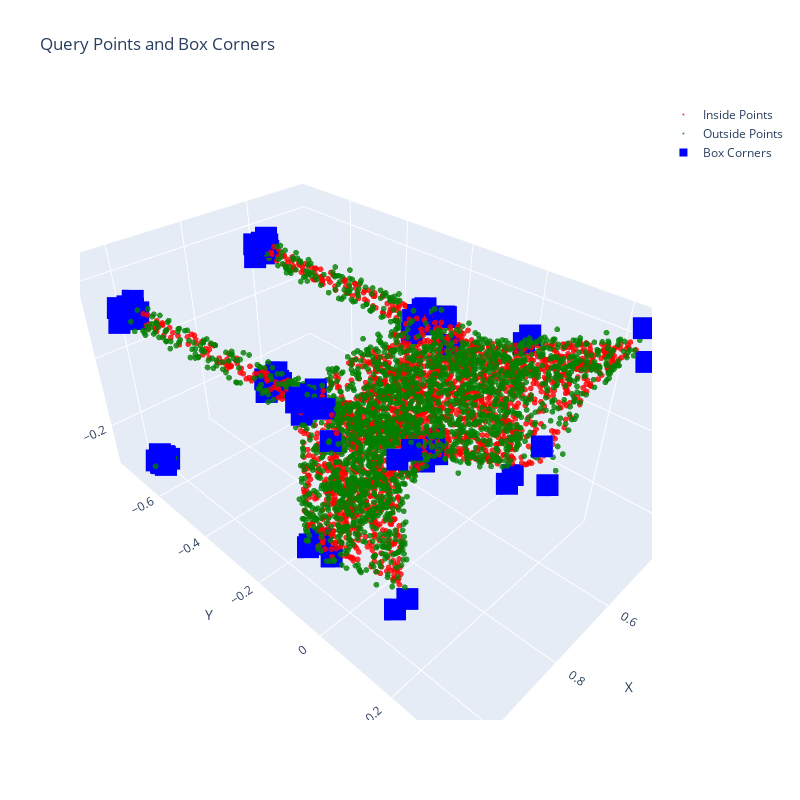

Notebook source saved alongside this figure:
### Code cell
visualize_dataset_sample(dataset, 60, filter_vol=False, filter_surface=True).show()
